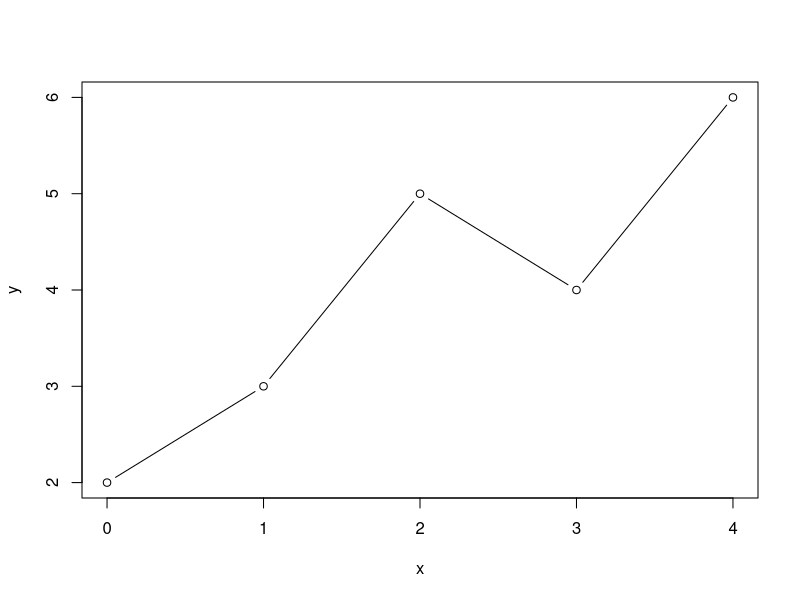
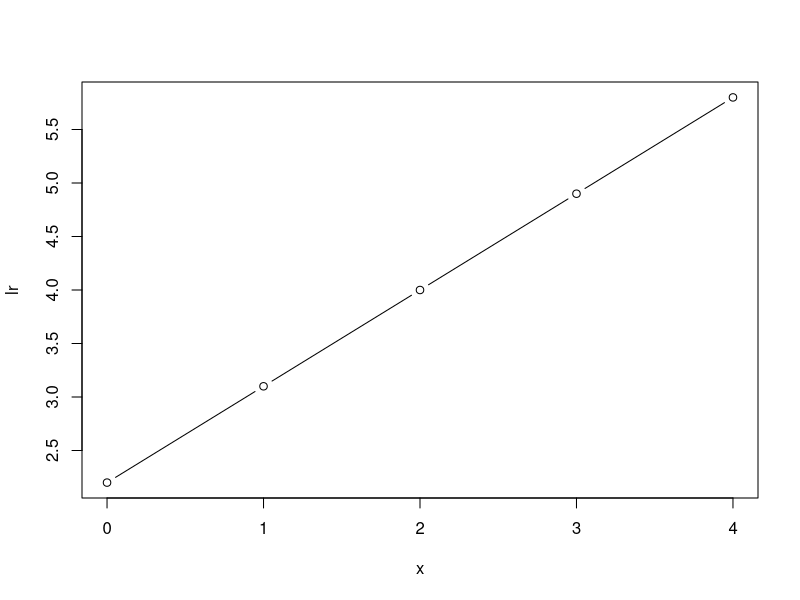

Here is the R script that generated these plots, in order:
# store x and y values as numeric vectors
x <- c(0, 1, 2, 3, 4)
y <- c(2, 3, 5, 4, 6)

# plot a scatter plot with lines connecting the points
plot(x, y, type = "b")

# calculate the sum of x and y
sum_x <- sum(x)
sum_y <- sum(y)

# calculate the product of x and y
xy <- x * y

# calculate the square of x
x_square <- x ^ 2

# calculate the sum of xy and sum of x squares
sum_xy <- sum(xy)
sum_x_square <- sum(x_square)

# calculate the number of observations
n <- length(x)

# calculate the slope and intercept of the linear regression line
slope <- ((n * sum_xy) - (sum_x * sum_y)) / ((n * sum_x_square) - (sum_x ^ 2))
intercept <- (1 / n) * (sum_y - (slope * sum_x))

# calculate the predicted values of y using the linear regression line
lr <- slope * x + intercept

# print the predicted values
print(lr)

# plot the linear regression line
plot(x, lr, type = "b")

# fit a linear model using the built-in lm() function
lm <- lm(y ~ x)

# print a summary of the linear model
print(summary(lm))

# predict new values using the linear model
predictions <- predict(lm, data.frame(x))

# print the predicted values
print(predictions)